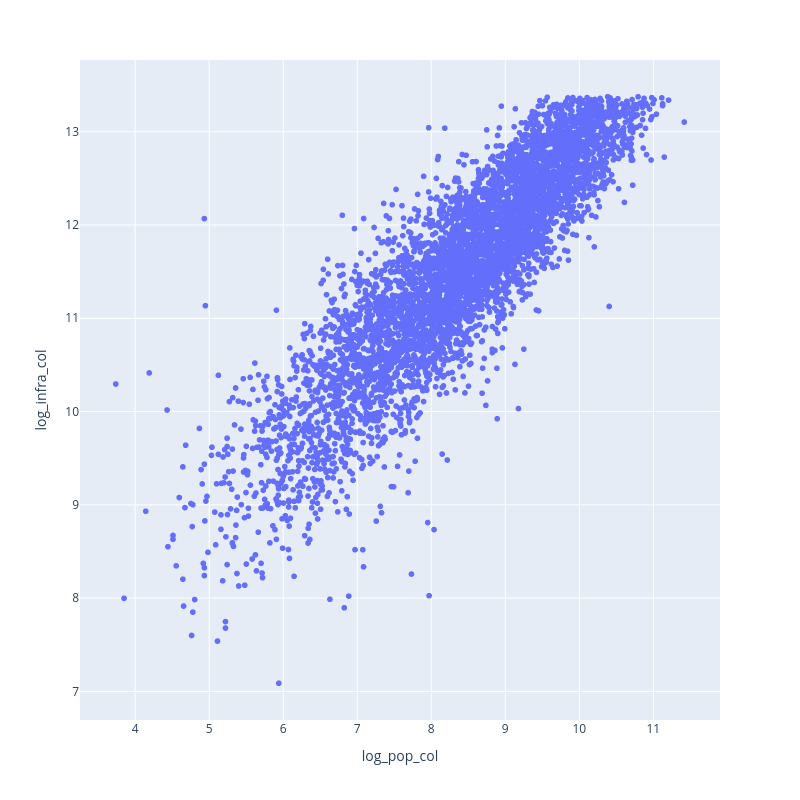

The notebook cell this image was saved under:
### Code cell
existing_stock_col = 'total_length' #'road_area'# 

x = find_scale_parameters(stocks_with_pop, infra_col= existing_stock_col, pop_col = 'CensusPop_20')
stocks_with_pop.loc[:,'building_mass_reg'] = np.exp(x[2].Intercept) * stocks_with_pop.loc[:, 'CensusPop_20']**x[2].x

# Set the range for the uniform distribution
log_a_lower = x[0][0]
log_a_upper= x[0][1]

beta_lower = x[1][0]
beta_upper= x[1][1]

# Create a uniform distribution
log_a_uniform = np.random.uniform(low=log_a_lower, high=log_a_upper, size=100000)
beta_uniform = np.random.uniform(low=beta_lower, high=beta_upper, size=100000)

# CHECK THE NUMEBR OF TRUE AND FALSE VALUES 
# stocks_with_pop['label'].str.contains('depopulating').value_counts().iloc[0]
stocks_with_pop.loc[:,'added_mass_building'] = np.nan

# Define a condition
condition = stocks_with_pop['ssp22040'] < stocks_with_pop['CensusPop_20'] #
# condition =  stocks_with_pop['label'].str.contains('depopulating')

# Fill the column based on the condition
stocks_with_pop.loc[condition, 'added_mass_building'] = 0
# stocks_with_pop.loc[~condition, 'added_mass_building'] = (np.random.choice(a_uniform, 
#                                                                           size=11776) * stocks_with_pop.loc[~condition, 'CensusPop_20']**(np.random.choice(beta_uniform,
#                                                                           size=11776))) #- stocks_with_pop.loc[~condition, 'building_mass_t']
size = condition.value_counts().iloc[0]
# Define a custom function to generate samples
def sample_function(p):
    return np.exp(np.random.choice(log_a_uniform,  size = 100)) * (p ** np.random.choice(beta_uniform, size=100))
# Number of samples to take for each row
num_samples = 100

# Generate samples and calculate the mean for each row
stocks_with_pop.loc[~condition, 'added_mass_building'] = np.mean(np.array([np.random.choice(sample_function(p), size=num_samples) for p in stocks_with_pop.loc[~condition, 'ssp22040']]), axis=1)

# stocks_with_pop.loc[~condition, 'added_mass_building'] = np.exp(x[2].Intercept) * stocks_with_pop.loc[~condition, 'ssp22040']**x[2].x

stocks_with_pop.loc[:,'additional_mass_building'] = np.where(stocks_with_pop['added_mass_building'] == 0, 0, (stocks_with_pop['added_mass_building'] - stocks_with_pop['building_mass_reg']))

stocks_with_pop.loc[:,'per_cap_mass_40'] = (stocks_with_pop[existing_stock_col] + stocks_with_pop['additional_mass_building'])/stocks_with_pop['ssp22040'] 

stocks_with_pop.loc[:,'per_cap_mass_added'] = stocks_with_pop['additional_mass_building']/stocks_with_pop['ssp22040'] 

stocks_with_pop.loc[:,'per_cap_mass'] = stocks_with_pop[existing_stock_col] / stocks_with_pop['CensusPop_20']

stocks_with_pop[['NAMELSAD', 'city type',  'total_length','additional_mass_building', 'added_mass_building','building_mass_reg', 'road_area', 'per_cap_mass','per_cap_mass_40', 'per_cap_mass_added',
                 'CensusPop_20', 'ssp22020', 'ssp22040']].sort_values(by ='additional_mass_building')

### Figure 1 — Plotly figure (JSON) as saved in the notebook; plotly's stock layout.template omitted (floating-point values rounded to 4 significant figures; data arrays with more than 128 entries replaced by an {"elided": "..."} marker saying what was removed)
{"data": [{"customdata": {"elided": "5433x2 str values"}, "hovertemplate": "log_pop_col=%{x}<br>log_infra_col=%{y}<br>GEOID=%{customdata[0]}<br>NAMELSAD=%{customdata[1]}<extra></extra>", "legendgroup": "", "marker": {"color": "#636efa", "symbol": "circle"}, "mode": "markers", "name": "", "showlegend": false, "type": "scattergl", "x": {"elided": "5433 float values"}, "xaxis": "x", "y": {"elided": "5433 float values"}, "yaxis": "y"}], "layout": {"height": 800, "legend": {"tracegroupgap": 0}, "margin": {"t": 60}, "width": 800, "xaxis": {"anchor": "y", "autorange": true, "domain": [0, 1], "range": [3.255, 11.9], "title": {"text": "log_pop_col"}, "type": "linear"}, "yaxis": {"anchor": "x", "autorange": true, "domain": [0, 1], "range": [6.694, 13.77], "title": {"text": "log_infra_col"}, "type": "linear"}}}
